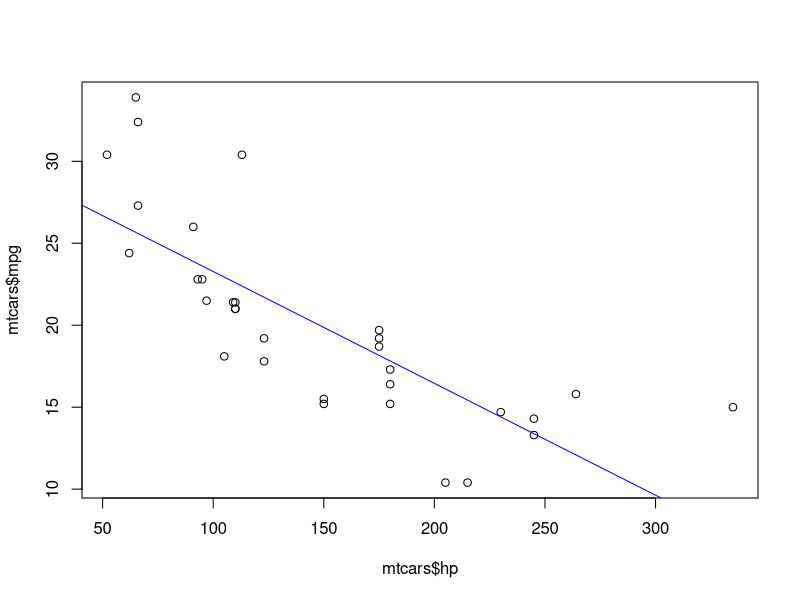
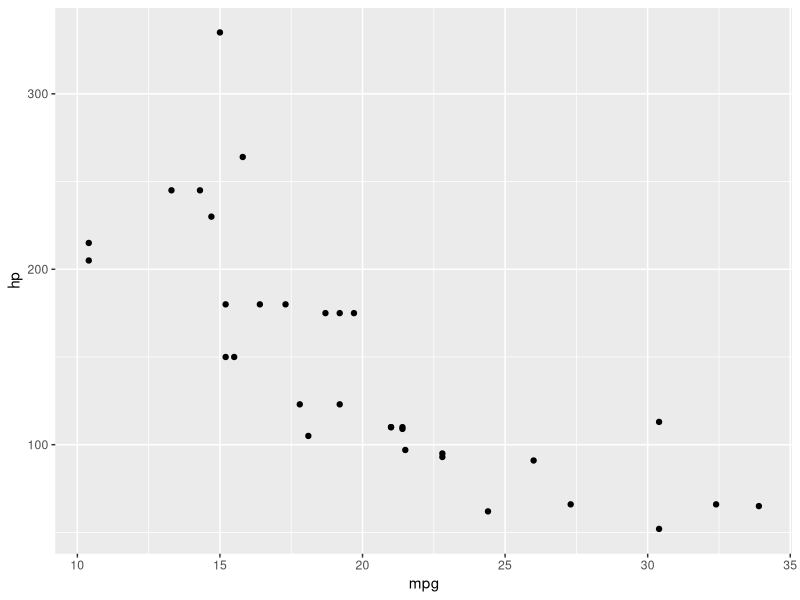
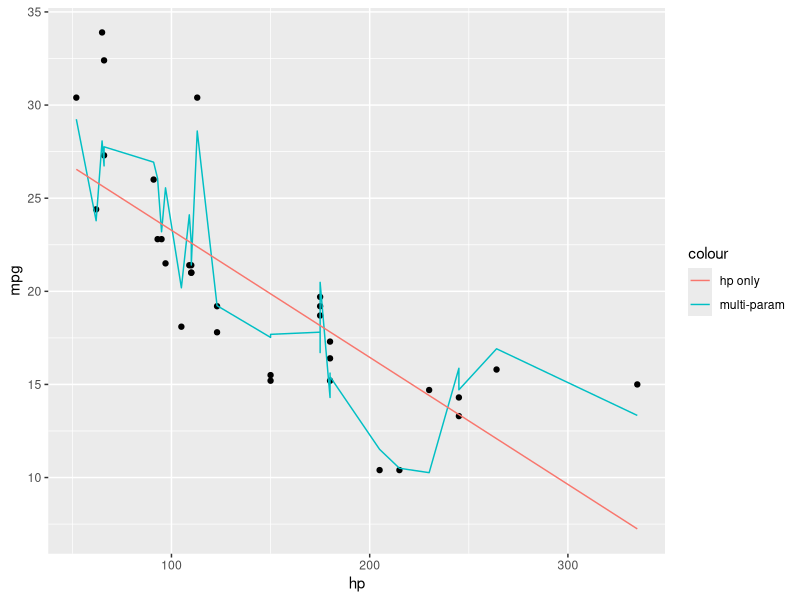

These figures' R source, in order:
?mtcars

?plot

head(mtcars)

summary(mtcars)

apply(mtcars, 2, class)

View(mtcars) # RStudio

plot(mtcars$hp, mtcars$mpg)

best_fit <- lm(mpg ~ hp, data = mtcars)

abline(best_fit, col = 'blue')

m_param_model <- lm(mpg ~ cyl + disp + hp + wt, 
                    data = mtcars)

summary(m_param_model)

# ggplot

library(ggplot2)
qplot(mpg, hp, data = mtcars)

hp_predicted <- predict(best_fit, mtcars)
mp_predicted <- predict(m_param_model, mtcars)

qplot(hp, mpg, data = mtcars) +
  geom_line(aes(hp, mp_predicted, color = "multi-param")) +
  geom_line(aes(hp, hp_predicted, color = "hp only"))
  